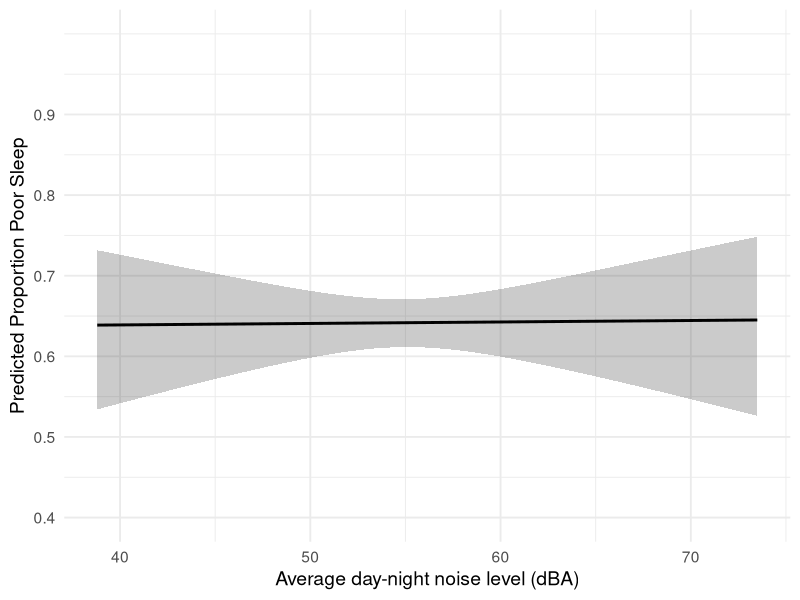
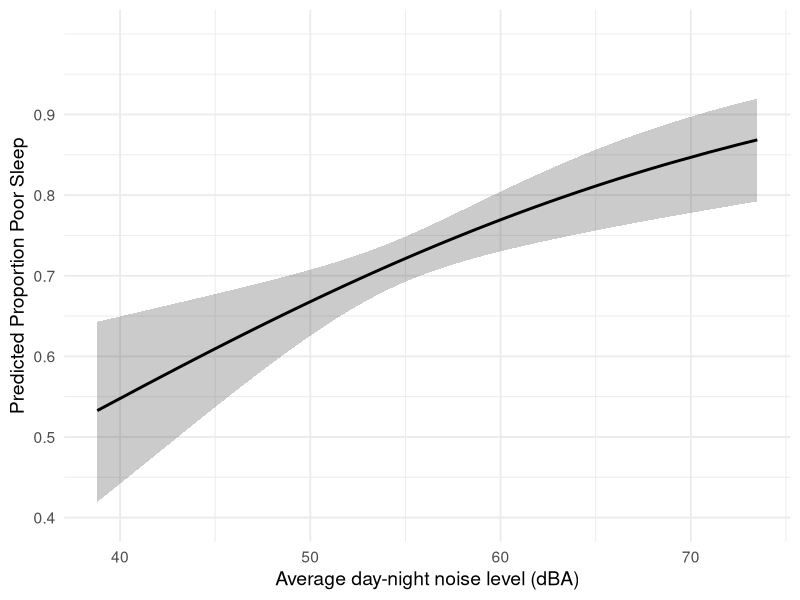
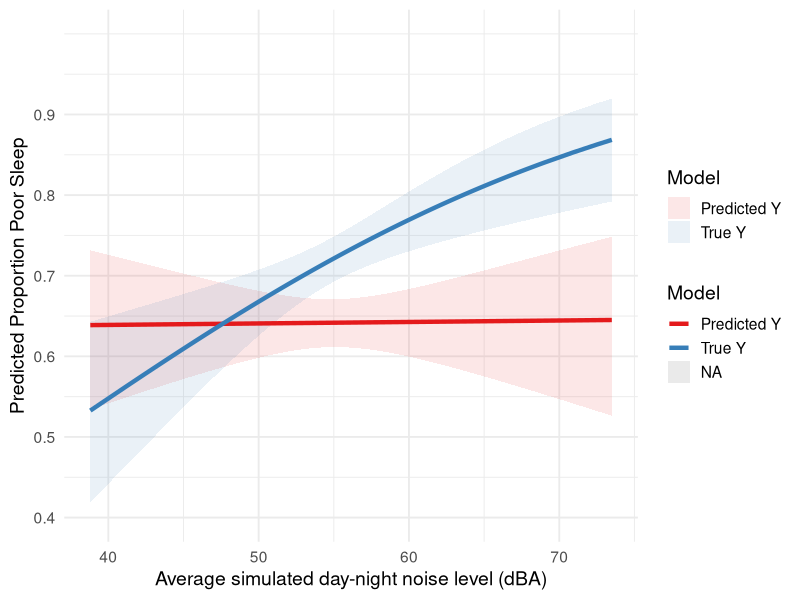

The R script that drew these images, in order:
library(tidyverse)
expit <- function(x) { exp(x)/(1+exp(x)) }
set.seed(1)
##########################################################################

# Third setting:
# There is a strong association between Exposure and true Y, but the relationship between Exposure and Ypred is null--even though there are no confounders

##########################################################################	
	
# Generate auxiliary data 

	N<-10000

	# Generate covariates
	
	    Race<-rmultinom(N,1,prob=c(.2,.45,1-.65))
   		White<-Race[2,]
		Black<-Race[1,]
		Poverty<-rbinom(N,1,.3*Black+.08*White)
		Homeowner<-rbinom(N,1,.1*Poverty*Black+.2*Poverty+.2)
		Population<-rnorm(N,3976,6765)
		NO2<-rnorm(N,10.1,4.5)
		PM25<-rnorm(N,9.1,1.9)
		Female<-rbinom(N,1,.45)
		Old<-rbinom(N,1,.05)		
	
	#Generate exposure independent of covariates--so there is no confounding
		Exposure<-rnorm(N,55,7)


	#Generate Y based on covariates above, and exposure
       Error<-rnorm(N,2,1)  
	   Predictor<-White+Black+Poverty+Homeowner+NO2/max(NO2)+PM25/max(PM25)+Old+Female+
	   				Population/max(Population)+ 10*Exposure/max(Exposure)
	   Probability<-(abs(Predictor/max(Predictor)))
       Y<-rbinom(N,1,prob=Probability)
    
	#Save data
    
   	 	auxiliarydata<-as.data.frame(cbind(Y,Exposure,Population,NO2,PM25,Poverty,Black,White,Female,Old))
    
    
#Overwrite this to generate analysis data 

	N<-1000
	
	# Generate covariates
	
	    Race<-rmultinom(N,1,prob=c(.2,.45,1-.65))
   		White<-Race[2,]
		Black<-Race[1,]
		Poverty<-rbinom(N,1,.3*Black+.08*White)
		Homeowner<-rbinom(N,1,.1*Poverty*Black+.2*Poverty+.2)
		Population<-rnorm(N,3976,6765)
		NO2<-rnorm(N,10.1,4.5)
		PM25<-rnorm(N,9.1,1.9)
		Female<-rbinom(N,1,.45)
		Old<-rbinom(N,1,.05)		
	
	#Generate exposure independent of covariates--so there is no confounding
		Exposure<-rnorm(N,55,5)


	#Generate Y based on covariates above, and exposure
       Error<-rnorm(N,2,1)  
	   Predictor<-White+Black+Poverty+Homeowner+NO2/max(NO2)+PM25/max(PM25)+Old+Female+
	   				Population/max(Population) + 10*Exposure/max(Exposure)
	   Probability<-(abs(Predictor/max(Predictor)))
       Y<-rbinom(N,1,prob=Probability)   

	#Save data
    
   	 	analysisdata<-as.data.frame(cbind(Y,Exposure,Population,NO2,PM25,Poverty,Black,White,Female, Old))
    
  

# Create analysis data outcome variable

	#Predict Y using auxiliary data

		Model1<-glm(Y~Poverty+Black+White+Female+Old, family=binomial, data=auxiliarydata)
		
	#Get fitted values for analysis data
		
		Ypred<-predict(Model1,newdata=analysisdata,type="response")
			

#Analyze data

	# Unadjusted model shows strong association
	
	p1<-glm(Ypred~Exposure, data=analysisdata, family=binomial())		
	summary(p1)
	
	# Using Y instead of Ypred, the true association is null
	
	p1true<-glm(Y~Exposure, data=analysisdata, family=binomial())		
	summary(p1true)

	
	
# Make Figure using Joan's code
# Joan will layer the picture for p1 over the picture for p1true

# plot for Ypred

	hyp_newdata1b <- with(analysisdata, data.frame(Exposure))
                                            
	hyp_newdata2b <- cbind(hyp_newdata1b, predict(p1, newdata = hyp_newdata1b, 
                                              type = "link", se = TRUE))
	hyp_newdata2b <- within(hyp_newdata2b, {
			  PredictedProb <- plogis(fit)
			  LL <- plogis(fit - (1.96 * se.fit))
			  UL <- plogis(fit + (1.96 * se.fit))
			})

		ggplot(hyp_newdata2b, aes(x = Exposure, y = PredictedProb)) + 
		geom_ribbon(aes(ymin = LL, ymax = UL), alpha = 0.25) + 
 		geom_line(aes(), size = 1) +
		scale_y_continuous("Predicted Proportion Poor Sleep", breaks = c(.4, .5 ,.6, .7, .8, .9), limits=c(0.4, 1)) +
		theme_minimal(base_size = 14) +
		scale_x_continuous("Average day-night noise level (dBA)",breaks=c(40, 50,60,70),labels=c("40","50","60","70"))

	
	

# plot for true Y

	hyp_newdata1c <- with(analysisdata, data.frame(Exposure))
                                            
	hyp_newdata2c <- cbind(hyp_newdata1c, predict(p1true, newdata = hyp_newdata1c, 
                                              type = "link", se = TRUE))
	hyp_newdata2c <- within(hyp_newdata2c, {
			  PredictedProb <- plogis(fit)
			  LL <- plogis(fit - (1.96 * se.fit))
			  UL <- plogis(fit + (1.96 * se.fit))
			})

		ggplot(hyp_newdata2c, aes(x = Exposure, y = PredictedProb)) + 
		geom_ribbon(aes(ymin = LL, ymax = UL), alpha = 0.25) + 
 		geom_line(aes(), size = 1) +
		scale_y_continuous("Predicted Proportion Poor Sleep", breaks = c(.4, .5 ,.6, .7, .8, .9), limits=c(0.4, 1)) +
		theme_minimal(base_size = 14) +
		scale_x_continuous("Average day-night noise level (dBA)",breaks=c(40, 50,60,70),labels=c("40","50","60","70"))

	
		#Together truth and predicted for scenario 1
		hyp_newdata2c$TrueY <- 1
		hyp_newdata2b$TrueY <- 0
		hyp_newdata2d <- rbind(hyp_newdata2b,hyp_newdata2c)
		
		#Save plot
		tiff(filename = "/Users/joancasey/Documents/Columbia/RMF/Urban_Institute/Scenario3_Pred_True_Y.tiff", type = "cairo" ,  res=300, height = 5, width = 6, units = "in")
		ggplot(hyp_newdata2d, aes(x = Exposure, y = PredictedProb, 
		                          group = factor(TrueY), color = factor(TrueY), fill = factor(TrueY))) + 
		  geom_ribbon(aes(ymin = LL, ymax = UL, fill = factor(TrueY), color = NA), alpha = 0.1) + 
		  geom_line(aes(color = factor(TrueY)), size = 1.5) +
		  scale_color_brewer("Model", palette="Set1", labels = c("Predicted Y","True Y")) +
		  scale_fill_brewer("Model", palette="Set1", labels = c("Predicted Y","True Y"))+
		  scale_y_continuous("Predicted Proportion Poor Sleep", breaks = c(.4, .5 ,.6, .7, .8, .9), limits=c(0.4, 1)) +
		  theme_minimal(base_size = 14) +
		  scale_x_continuous("Average simulated day-night noise level (dBA)",breaks=c(40, 50,60,70),labels=c("40","50","60","70"))
		dev.off()
	
	

